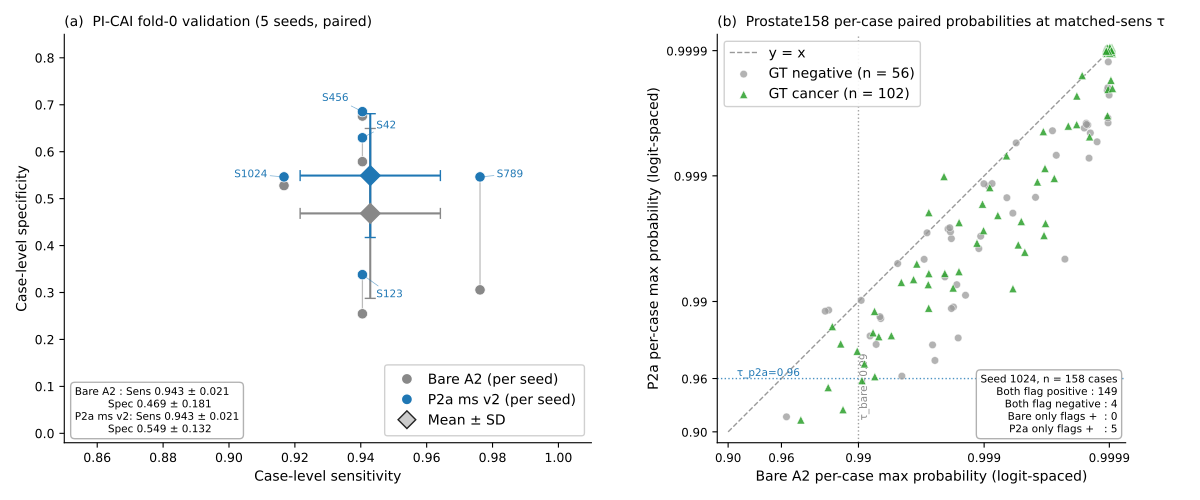

Write the Python code that produced this figure.
"""
Figure 2 — P2a tradeoff (2 panels)
  (a) Per-seed CaseSens vs CaseSpec scatter on PI-CAI (paired seeds; existing)
  (b) Per-case paired scatter on Prostate158: max probability at matched-sens
      threshold for bare A2 vs P2a, colour-coded by GT (cancer vs negative).
      Visual message: how many cases cross the decision boundary differently
      between the two models.
EurRadiol Paper 2, Session 7
"""
from __future__ import annotations
import json
from pathlib import Path

import matplotlib
matplotlib.use("Agg")
import matplotlib.pyplot as plt
import numpy as np

# ── Per-seed data on PI-CAI (Panel a) ──────────────────────────────────
# Bare A2: seed → (CaseSens, CaseSpec)
BARE = {
    42:   (0.9405, 0.5787),
    123:  (0.9405, 0.2546),
    456:  (0.9405, 0.6759),
    789:  (0.9762, 0.3056),
    1024: (0.9167, 0.5278),
}
# P2a ms v2: seed → (CaseSens, CaseSpec)
P2A = {
    42:   (0.9405, 0.6296),
    123:  (0.9405, 0.3380),
    456:  (0.9405, 0.6852),
    789:  (0.9762, 0.5463),
    1024: (0.9167, 0.5463),
}
SEEDS = [42, 123, 456, 789, 1024]
SEED_LABELS = {42: "S42", 123: "S123", 456: "S456", 789: "S789", 1024: "S1024"}

bare_sens = np.array([BARE[s][0] for s in SEEDS])
bare_spec = np.array([BARE[s][1] for s in SEEDS])
p2a_sens  = np.array([P2A[s][0]  for s in SEEDS])
p2a_spec  = np.array([P2A[s][1]  for s in SEEDS])

bare_mean = (np.mean(bare_sens), np.mean(bare_spec))
bare_sd   = (np.std(bare_sens, ddof=1), np.std(bare_spec, ddof=1))
p2a_mean  = (np.mean(p2a_sens), np.mean(p2a_spec))
p2a_sd    = (np.std(p2a_sens, ddof=1), np.std(p2a_spec, ddof=1))

COLOR_BARE = "#888888"
COLOR_P2A  = "#1f77b4"
COLOR_POS  = "#2CA02C"  # green  = GT cancer
COLOR_NEG  = "#9A9A9A"  # grey   = GT negative

# ── Prostate158 per-case data (Panel b) ────────────────────────────────
PROBS_PATH = Path(
    "./figures/prostate158_casewise_probs.json"
)
probs = json.loads(PROBS_PATH.read_text())
# Use seed 1024 (largest positive delta for bare; most informative panel).
# We also pool the other seeds for the scatter to make the "how many cross
# the boundary" count visible; pooled across all 5 seeds × 158 cases = 790
# observations, but alpha-blended so the plot is not saturated.
PANEL_B_SEED = 1024  # primary seed shown clearly
entry = probs[f"seed{PANEL_B_SEED}"]
tau_b = entry["tau_match_bare"]
tau_p = entry["tau_match_p2a"]
bare_max = np.array(entry["bare_max"], dtype=float)
p2a_max  = np.array(entry["p2a_max"],  dtype=float)
gt_arr   = np.array(entry["gt"],       dtype=bool)
n_cases  = len(bare_max)

# Count how many cases cross the decision boundary differently:
bare_pos = bare_max > tau_b
p2a_pos  = p2a_max  > tau_p
bare_only = int(((bare_pos) & (~p2a_pos)).sum())
p2a_only  = int(((~bare_pos) & (p2a_pos)).sum())
both_pos  = int(((bare_pos) & (p2a_pos)).sum())
both_neg  = int(((~bare_pos) & (~p2a_pos)).sum())

# ── Figure ─────────────────────────────────────────────────────────────
fig, axes = plt.subplots(1, 2, figsize=(12, 5))

# ══════════════ Panel (a): PI-CAI per-seed scatter ══════════════
ax = axes[0]
for s in SEEDS:
    xs = [BARE[s][0], P2A[s][0]]
    ys = [BARE[s][1], P2A[s][1]]
    ax.plot(xs, ys, color="#BBBBBB", linewidth=0.9, zorder=1)

ax.scatter(bare_sens, bare_spec, color=COLOR_BARE, marker="o", s=55,
           label="Bare A2", zorder=3, edgecolors="white", linewidths=0.5)
ax.scatter(p2a_sens, p2a_spec, color=COLOR_P2A, marker="o", s=55,
           label="P2a (ms v2)", zorder=3, edgecolors="white", linewidths=0.5)
# Manual per-seed label offsets (points) + leader lines to avoid mutual
# occlusion — seeds 42/123/456 share sensitivity 0.9405 (same x column).
SEED_OFFSETS = {
    42:   (10, 9, "left"),
    123:  (10, -14, "left"),
    456:  (-10, 10, "right"),
    789:  (12, 2, "left"),
    1024: (-12, 2, "right"),
}
for s in SEEDS:
    x, y = P2A[s]
    dx, dy, ha = SEED_OFFSETS[s]
    ax.annotate(SEED_LABELS[s], xy=(x, y), xytext=(dx, dy),
                textcoords="offset points", fontsize=7.5, color=COLOR_P2A,
                fontfamily="DejaVu Sans", ha=ha, va="center", zorder=7,
                arrowprops=dict(arrowstyle="-", color=COLOR_P2A,
                                linewidth=0.5, alpha=0.6,
                                shrinkA=0, shrinkB=3))
ax.errorbar(bare_mean[0], bare_mean[1],
            xerr=bare_sd[0], yerr=bare_sd[1],
            fmt="D", color=COLOR_BARE, markersize=10, capsize=4,
            linewidth=1.5, zorder=4, label="Bare mean ± SD")
ax.errorbar(p2a_mean[0], p2a_mean[1],
            xerr=p2a_sd[0], yerr=p2a_sd[1],
            fmt="D", color=COLOR_P2A, markersize=10, capsize=4,
            linewidth=1.5, zorder=4, label="P2a mean ± SD")
ann_text = (
    f"Bare A2 : Sens {bare_mean[0]:.3f} ± {bare_sd[0]:.3f}\n"
    f"          Spec {bare_mean[1]:.3f} ± {bare_sd[1]:.3f}\n"
    f"P2a ms v2: Sens {p2a_mean[0]:.3f} ± {p2a_sd[0]:.3f}\n"
    f"          Spec {p2a_mean[1]:.3f} ± {p2a_sd[1]:.3f}"
)
ax.text(0.02, 0.02, ann_text, transform=ax.transAxes,
        fontsize=7.5, va="bottom", ha="left", fontfamily="DejaVu Sans",
        bbox=dict(boxstyle="round,pad=0.4", facecolor="white",
                  edgecolor="#AAAAAA", alpha=0.9))
ax.set_xlabel("Case-level sensitivity", fontsize=10, fontfamily="DejaVu Sans")
ax.set_ylabel("Case-level specificity", fontsize=10, fontfamily="DejaVu Sans")
ax.set_xlim(0.85, 1.01)
ax.set_ylim(-0.02, 0.85)
ax.tick_params(labelsize=9)
ax.spines["top"].set_visible(False)
ax.spines["right"].set_visible(False)
# Clean custom legend (avoid the messy errorbar legend handler)
from matplotlib.lines import Line2D
legend_handles_a = [
    Line2D([0], [0], marker="o", color="none", markerfacecolor=COLOR_BARE,
           markeredgecolor="white", markersize=8, label="Bare A2 (per seed)"),
    Line2D([0], [0], marker="o", color="none", markerfacecolor=COLOR_P2A,
           markeredgecolor="white", markersize=8, label="P2a ms v2 (per seed)"),
    Line2D([0], [0], marker="D", color="none", markerfacecolor="#CCCCCC",
           markeredgecolor="#222222", markersize=9, label="Mean ± SD"),
]
ax.legend(handles=legend_handles_a, loc="lower right", fontsize=8, framealpha=0.92,
          prop={"family": "DejaVu Sans"}, borderpad=0.6, handletextpad=0.5)
ax.set_title("(a)  PI-CAI fold-0 validation (5 seeds, paired)",
             fontsize=10, fontfamily="DejaVu Sans", loc="left")

# ══════════════ Panel (b): Prostate158 per-case paired scatter ══════════════
# Per-case max probabilities saturate (100% > 0.9, 94% > 0.99), so a linear
# axis piles every case in the top-right corner. We plot on a LOGIT-SPACED
# axis (spreads the 0.95–1.0 region) but label ticks in PROBABILITY units so
# the operating points remain clinically readable. Small jitter separates
# near-identical values.
ax = axes[1]

def logit(p, eps=1e-4):
    p = np.clip(np.asarray(p, dtype=float), eps, 1 - eps)
    return np.log(p / (1 - p))

# Probability tick marks shown on both axes
PROB_TICKS = [0.90, 0.96, 0.99, 0.999, 0.9999]
TICK_POS = logit(PROB_TICKS)
TICK_LBL = ["0.90", "0.96", "0.99", "0.999", "0.9999"]

rng_b = np.random.default_rng(2024)
jit = lambda n: rng_b.uniform(-0.06, 0.06, n)

bx = logit(bare_max); by = logit(p2a_max)
lo_l, hi_l = logit(0.90), logit(0.9999)

# Identity line + threshold guides in logit space
ax.plot([lo_l, hi_l], [lo_l, hi_l], linestyle="--", color="#999999",
        linewidth=1.0, zorder=1, label="y = x")
tb_l, tp_l = logit(tau_b), logit(tau_p)
ax.axvline(tb_l, color=COLOR_BARE, linestyle=":", linewidth=1.0, zorder=1, alpha=0.8)
ax.axhline(tp_l, color=COLOR_P2A, linestyle=":", linewidth=1.0, zorder=1, alpha=0.8)
ax.text(tb_l, lo_l + 0.15, f" τ_bare={tau_b:.2f}", fontsize=7.5,
        color=COLOR_BARE, ha="left", va="bottom", fontfamily="DejaVu Sans", rotation=90)
ax.text(lo_l + 0.1, tp_l, f" τ_p2a={tau_p:.2f}", fontsize=7.5,
        color=COLOR_P2A, ha="left", va="bottom", fontfamily="DejaVu Sans")

pos_mask = gt_arr
ax.scatter(bx[~pos_mask] + jit((~pos_mask).sum()), by[~pos_mask] + jit((~pos_mask).sum()),
           c=COLOR_NEG, marker="o", s=30, alpha=0.75,
           edgecolors="white", linewidths=0.4, zorder=3,
           label=f"GT negative (n = {(~pos_mask).sum()})")
ax.scatter(bx[pos_mask] + jit(pos_mask.sum()), by[pos_mask] + jit(pos_mask.sum()),
           c=COLOR_POS, marker="^", s=34, alpha=0.85,
           edgecolors="white", linewidths=0.4, zorder=4,
           label=f"GT cancer (n = {pos_mask.sum()})")

b_ann = (
    f"Seed {PANEL_B_SEED}, n = {n_cases} cases\n"
    f"Both flag positive : {both_pos}\n"
    f"Both flag negative : {both_neg}\n"
    f"Bare only flags +  : {bare_only}\n"
    f"P2a only flags +   : {p2a_only}"
)
ax.text(0.98, 0.02, b_ann, transform=ax.transAxes,
        fontsize=7.5, va="bottom", ha="right", fontfamily="DejaVu Sans",
        bbox=dict(boxstyle="round,pad=0.4", facecolor="white",
                  edgecolor="#AAAAAA", alpha=0.92))

ax.set_xlabel("Bare A2 per-case max probability (logit-spaced)",
              fontsize=10, fontfamily="DejaVu Sans")
ax.set_ylabel("P2a per-case max probability (logit-spaced)",
              fontsize=10, fontfamily="DejaVu Sans")
ax.set_xticks(TICK_POS); ax.set_xticklabels(TICK_LBL)
ax.set_yticks(TICK_POS); ax.set_yticklabels(TICK_LBL)
ax.set_xlim(lo_l - 0.2, hi_l + 0.3)
ax.set_ylim(lo_l - 0.2, hi_l + 0.3)
ax.tick_params(labelsize=8.5)
ax.spines["top"].set_visible(False)
ax.spines["right"].set_visible(False)
ax.legend(loc="upper left", fontsize=8, framealpha=0.9,
          prop={"family": "DejaVu Sans"})
ax.set_title("(b)  Prostate158 per-case paired probabilities at matched-sens τ",
             fontsize=10, fontfamily="DejaVu Sans", loc="left")
ax.set_aspect("equal", adjustable="box")

plt.tight_layout()

out_path = "./figures/figure2_p2a_tradeoff.tiff"
fig.savefig(out_path, dpi=300, format="tiff",
            pil_kwargs={"compression": "tiff_lzw"})
print(f"Saved: {out_path}")
print(f"Panel (a) Bare  mean sens={bare_mean[0]:.4f} sd={bare_sd[0]:.4f}, "
      f"spec={bare_mean[1]:.4f} sd={bare_sd[1]:.4f}")
print(f"Panel (a) P2a   mean sens={p2a_mean[0]:.4f} sd={p2a_sd[0]:.4f}, "
      f"spec={p2a_mean[1]:.4f} sd={p2a_sd[1]:.4f}")
print(f"Panel (b) seed={PANEL_B_SEED} n={n_cases}; "
      f"both+={both_pos}, both-={both_neg}, bare_only+={bare_only}, "
      f"p2a_only+={p2a_only}")
plt.close(fig)
